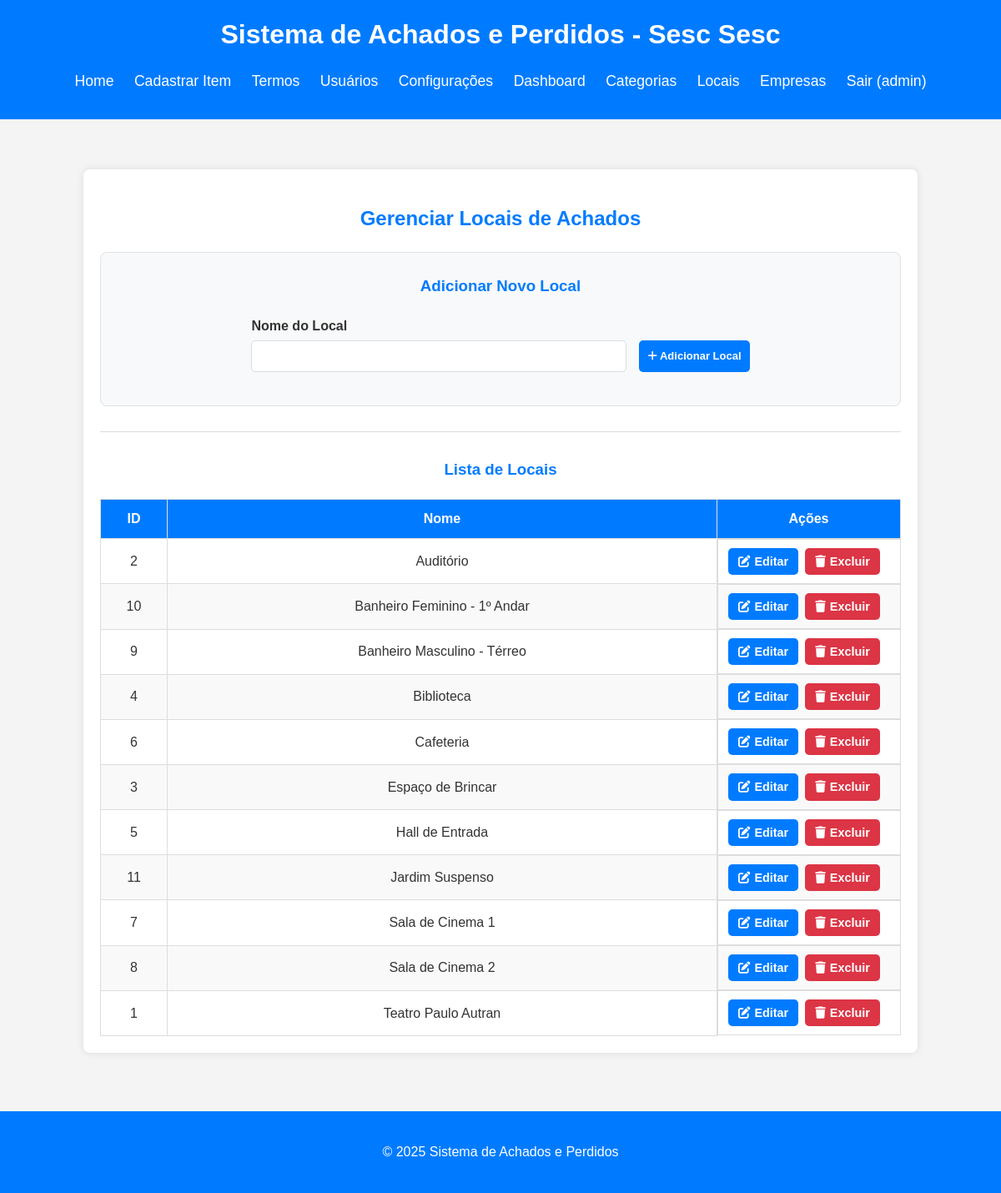
The app's page /admin/manage_locations.php (signed in) with its own data.
### tables this page shows
CREATE TABLE `settings` (
    `config_id` INT PRIMARY KEY DEFAULT 1,
    `unidade_nome` VARCHAR(255),
    `cnpj` VARCHAR(20),
    `endereco_rua` VARCHAR(255),
    `endereco_numero` VARCHAR(50),
    `endereco_bairro` VARCHAR(100),
    `endereco_cidade` VARCHAR(100),
    `endereco_estado` VARCHAR(50),
    `endereco_cep` VARCHAR(10),
    `last_updated` TIMESTAMP DEFAULT CURRENT_TIMESTAMP ON UPDATE CURRENT_TIMESTAMP,
    CONSTRAINT check_single_row CHECK (config_id = 1)
);

CREATE TABLE `locations` (
    `id` INT AUTO_INCREMENT PRIMARY KEY,
    `name` VARCHAR(255) NOT NULL UNIQUE
);

### src/auth.php (called while the page is built, shortened)
<?php
function is_logged_in() {
    return isset($_SESSION['user_id']);
}
function is_admin() {
    return isset($_SESSION['user_role']) &&
           ($_SESSION['user_role'] === 'admin' ||
            $_SESSION['user_role'] === 'admin-aprovador' ||
            $_SESSION['user_role'] === 'superAdmin');
}
function is_super_admin() {
    return isset($_SESSION['user_role']) && $_SESSION['user_role'] === 'superAdmin';
}
?>

### src/admin/manage_locations.php (the view, shortened to what this page needs)
<?php
require_once '../auth.php';
require_once '../db_connect.php';
$locations = [];
$sql_locations = "SELECT id, name FROM locations ORDER BY name ASC";
$result_locations = $conn->query($sql_locations);
if ($result_locations && $result_locations->num_rows > 0) {
    while ($row = $result_locations->fetch_assoc()) {
        $locations[] = $row;
    }
} elseif ($result_locations === false) {
    error_log("SQL Error (fetch_locations): " . $conn->error);
    $_SESSION['page_error_message'] = "Erro ao carregar lista de locais.";
}
require_once '../templates/header.php';
?>
<div class="container admin-container">
    <h2>Gerenciar Locais de Achados</h2>
    <div id="addLocationSection">
        <h3>Adicionar Novo Local</h3>
        <form action="location_handler.php" method="POST" class="form-admin form-add-location-inline">
            <div class="form-input-group">
                <label for="name_add_loc">Nome do Local</label>
                <input type="text" id="name_add_loc" name="name" required>
            </div>
            <div class="form-button-group">
                <button type="submit" class="button-primary">
                    <i class="fa-solid fa-plus"></i>
                    <strong>Adicionar Local</strong>
                </button>
            </div>
        </form>
    </div>
    <hr>
    <h3>Lista de Locais</h3>
    <?php if (!empty($locations)): ?>
    <table class="admin-table">
        <colgroup>
            <col style="width: 80px;">
            <col style="width: auto;">
            <col style="width: 220px;">
        </colgroup>
        <thead>
            <tr>
                <th>ID</th>
                <th>Nome</th>
                <th>Ações</th>
            </tr>
        </thead>
        <tbody>
            <?php foreach ($locations as $location): ?>
            <tr>
                <td><?php echo htmlspecialchars($location['id']); ?></td>
                <td><?php echo htmlspecialchars($location['name']); ?></td>
                <td class="actions-cell">
                    <button type="button" class="button-edit" onclick="populateEditLocationForm(<?php echo htmlspecialchars($location['id']); ?>)"><i class="fa-solid fa-edit"></i> Editar</button>
                    <button type="button" class="button-delete" onclick="confirmDeleteLocation(<?php echo htmlspecialchars($location['id']); ?>)"><i class="fa-solid fa-trash"></i> Excluir</button>
                </td>
            </tr>
            <?php endforeach; ?>
        </tbody>
    </table>
    <?php else: ?>
    <p>Nenhum local encontrado.</p>
    <?php endif; ?>
</div>
<?php
require_once '../templates/footer.php';
?>

### src/templates/header.php (shortened to what this page needs)
<?php
$db_specific_unidade_nome = '';
if (isset($conn) && $conn instanceof mysqli) {
    $stmt_settings = $conn->prepare("SELECT unidade_nome FROM settings WHERE config_id = 1");
    if ($stmt_settings) {
        $stmt_settings->execute();
        $result_settings = $stmt_settings->get_result();
        if ($result_settings->num_rows > 0) {
            $row_settings = $result_settings->fetch_assoc();
            if (!empty(trim($row_settings['unidade_nome'] ?? ''))) {
                $db_specific_unidade_nome = htmlspecialchars(trim($row_settings['unidade_nome'] ?? ''));
            }
        }
    } else {
        error_log("Failed to prepare statement for settings in header: " . $conn->error);
    }
} else {
    error_log("Database connection not available in header.php or not a mysqli object.");
}
$base_site_title = "Sistema de Achados e Perdidos";
$display_h1_title = $base_site_title;
if (!empty($db_specific_unidade_nome)) {
    $suffix = " - Sesc " . $db_specific_unidade_nome;
    $display_h1_title .= $suffix;
}
$is_index_page = basename($_SERVER['PHP_SELF']) == 'index.php';
$h1_with_trigger = str_replace('Achados', '<span id="easter-egg-trigger">Achados</span>', $display_h1_title);
?>
<!DOCTYPE html>
<html lang="pt-br">
<head>
    <link rel="stylesheet" href="/style.css">
    <link href="https://cdn.jsdelivr.net/npm/select2@4.1.0-rc.0/dist/css/select2.min.css" rel="stylesheet" />
    <link rel="stylesheet" href="https://cdnjs.cloudflare.com/ajax/libs/font-awesome/6.5.2/css/all.min.css">
</head>
<body>
    <header>
        <h1><?php echo $h1_with_trigger; ?></h1>
        <nav>
            <ul>
                <?php if (!$is_index_page): ?>
                    <li><a href="/home.php">Home</a></li>
                    <li><a href="/register_item_page.php">Cadastrar Item</a></li>
                    <li><a href="/manage_terms.php">Termos</a></li>
                <?php endif; ?>
                <?php if (is_super_admin()): ?>
                    <li><a href="/admin/manage_users.php">Usuários</a></li>
                    <li><a href="/admin/settings_page.php">Configurações</a></li>
                <?php endif; ?>
                <?php if (is_admin()): ?>
                    <li><a href="/admin/dashboard.php">Dashboard</a></li>
                    <li><a href="/admin/manage_categories.php">Categorias</a></li>
                    <li><a href="/admin/manage_locations.php">Locais</a></li>
                    <li><a href="/admin/manage_companies_page.php">Empresas</a></li>
                <?php endif; ?>
                <?php if (is_logged_in()): ?>
                    <li><a href="/logout_handler.php">Sair (<?php echo htmlspecialchars($_SESSION['username'] ?? 'Usuário'); ?>)</a></li>
                <?php else: ?>
                    <?php if (!$is_index_page): ?>
                        <li><a href="/index.php">Login</a></li>
                    <?php endif; ?>
                <?php endif; ?>
            </ul>
        </nav>
    </header>
    <main>

### src/style.css (style rules this page uses)
body { font-family: Arial, sans-serif; line-height: 1.6; margin: 0; padding: 0; background-color: #f4f4f4; color: #333; }
.container { width: 80%; margin: auto; overflow: hidden; padding: 20px; background-color: #fff; border-radius: 8px; box-shadow: 0 0 10px rgba(0,0,0,0.1); }
header { background: #007bff; color: #fff; padding: 1rem 0; text-align: center; margin-bottom: 20px; }
header h1 { margin: 0; font-size: 2em; }
header nav ul { padding: 0; list-style: none; }
header nav ul li { display: inline; margin: 0 10px; }
header nav a { color: #fff; text-decoration: none; font-size: 1.1em; }
main { padding: 20px 0; }
form div { margin-bottom: 15px; }
form label { display: block; margin-bottom: 5px; font-weight: bold; }
form input[type="text"], form input[type="password"], form input[type="date"], form input[type="time"], form select, form textarea { width: 100%; padding: 10px; border: 1px solid #ddd; border-radius: 5px; box-sizing: border-box; }
form button[type="submit"] { display: block; width: auto; padding: 10px 20px; background: #007bff; color: white; border: none; border-radius: 5px; cursor: pointer; font-size: 1em; }
a { color: #007bff; text-decoration: none; }
.admin-container { margin: 20px auto; padding: 20px; background-color: #fff; border-radius: 8px; box-shadow: 0 0 10px rgba(0,0,0,0.1); }
.admin-container h2, .admin-container h3 { color: #007bff; margin-bottom: 20px; text-align: center; }
.admin-container hr { margin: 30px 0; border: 0; border-top: 1px solid #ddd; }
.admin-container form label { font-weight: bold; }
.admin-container form input[type="text"], .admin-container form input[type="password"], form input[type="date"], form input[type="time"], .admin-container form select { transition: border-color 0.15s ease-in-out, box-shadow 0.15s ease-in-out; }
.admin-table { width: 100%; border-collapse: collapse; margin-top: 0; margin-bottom: 0; table-layout: fixed; border: none !important; }
.admin-table th, .admin-table td { border: 1px solid #ddd; padding: 10px 12px; text-align: center; vertical-align: middle; box-sizing: border-box; }
.admin-table th { background-color: #007bff; color: #fff; font-weight: bold; }
.admin-table tr:nth-child(even) { background-color: #f9f9f9; }
form button[type="submit"].button-primary, form button[type="submit"].button-secondary, form button[type="submit"].button-edit, form button[type="submit"].button-delete, form button[type="submit"].button-details, form button[type="button"].button-primary, form button[type="button"].button-secondary, form button[type="button"].button-edit, form button[type="button"].button-delete, form button[type="button"].button-details { padding: 5px 10px; font-size: 13px; line-height: 1.4; display: inline-block; width: auto; }
.button-primary, .button-secondary, .button-edit, .button-delete, .button-details { padding: 5px 10px; font-size: 13px; line-height: 1.4; border-radius: 4px; cursor: pointer; text-decoration: none; display: inline-block; vertical-align: middle; text-align: center; margin:0; box-sizing: border-box; border: 1px solid transparent; transition: background-color 0.15s ease-in-out, border-color 0.15s ease-in-out, transform 0.2s ease-in-out; }
.button-primary { background-color: #007bff; color: white; border-color: #0069d9; }
.button-edit { background-color: #ffc107; color: #212529; border-color: #e0a800; }
.button-delete { background-color: #dc3545; color: white; border-color: #c82333; }

### src/templates/header.php (style rules this page uses)
header { user-select: none; }
#easter-egg-trigger { cursor: default; }

### records on screen
settings: unidade_nome "Sistema de Achados e Perdidos - Sesc Sesc"
locations: id "2", name "Auditório"
locations: id "10", name "Banheiro Feminino - 1º Andar"
locations: id "9", name "Banheiro Masculino - Térreo"
locations: id "4", name "Biblioteca"
locations: id "6", name "Cafeteria"
locations: id "3", name "Espaço de Brincar"
locations: id "5", name "Hall de Entrada"
locations: id "11", name "Jardim Suspenso"
locations: id "7", name "Sala de Cinema 1"
locations: id "8", name "Sala de Cinema 2"
locations: id "1", name "Teatro Paulo Autran"

### other values on screen
$_SESSION['username'] "admin"
